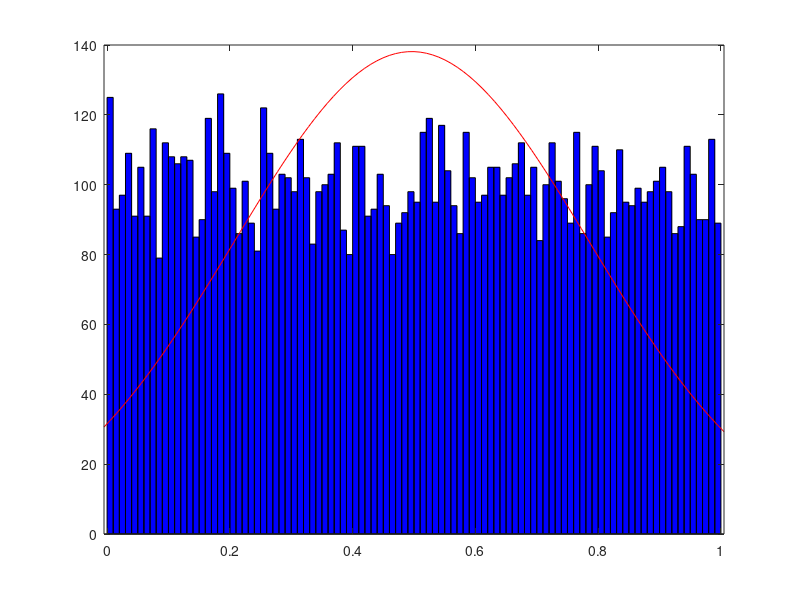

MATLAB code for this plot:
% Vasia Zarkadoula
% Data Analysis 2020
% Chapter 2 Excerise 6
% Simulation of the central limit theorem

clc;
clear;

n = 100;
N = 10000;

samples = zeros(n,1);
m = zeros(N,1);
% Generate samples from uniform distribution 
for i = 1:N
    for j = 1:n
        samples = unifrnd(0,1);
    end
    m(i) = mean(samples);
end
% Plot means of x and normal distribution curve
histfit(m);
